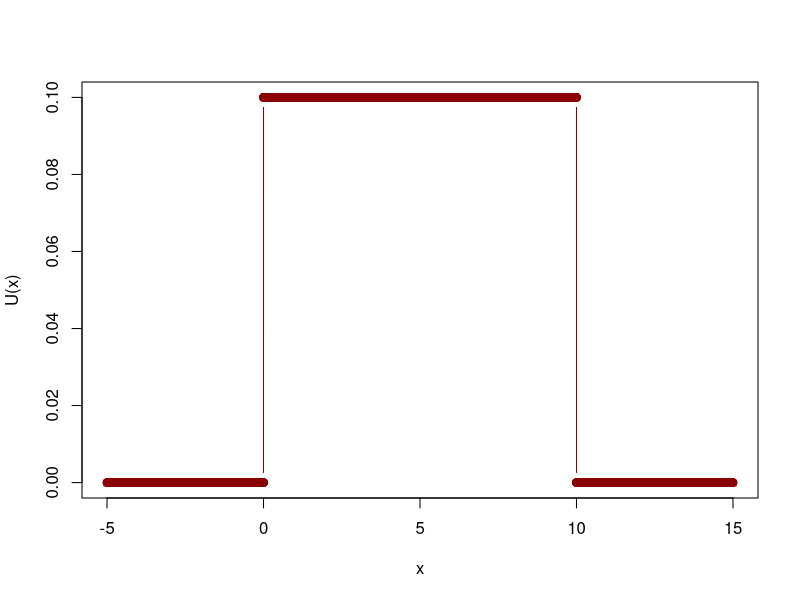
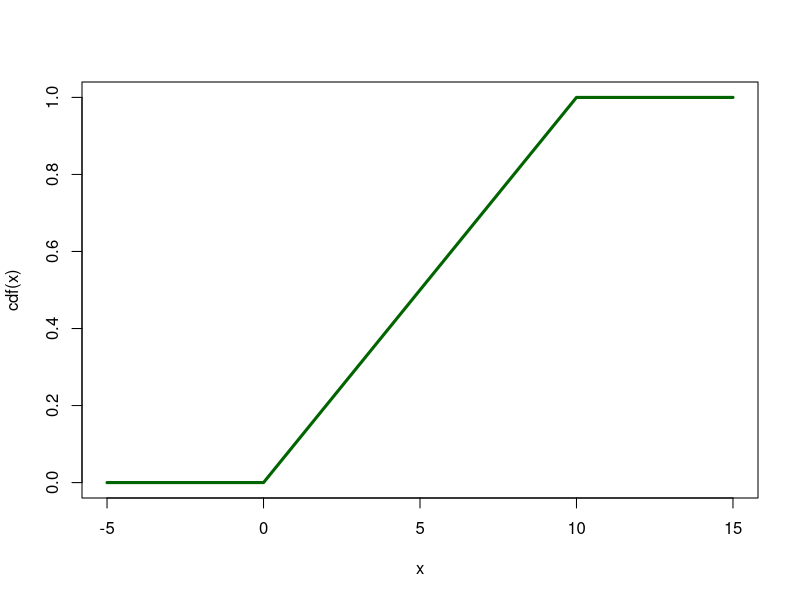
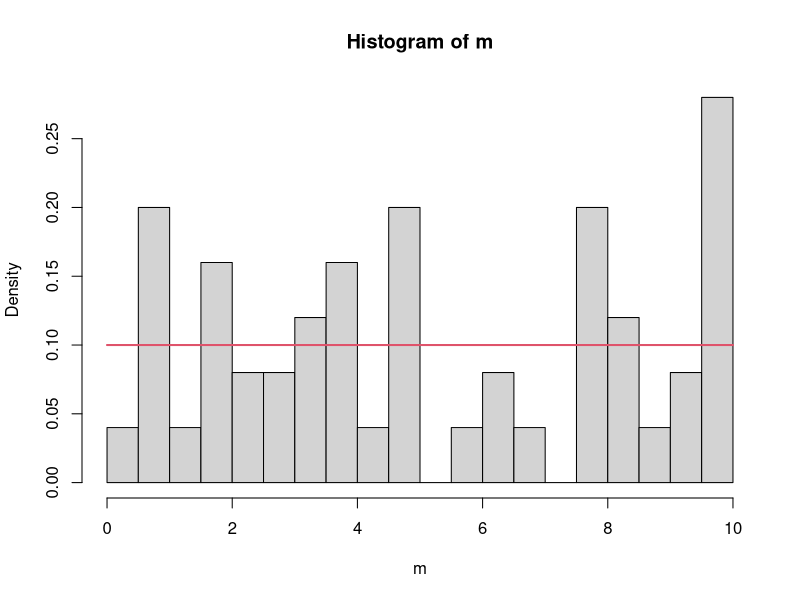
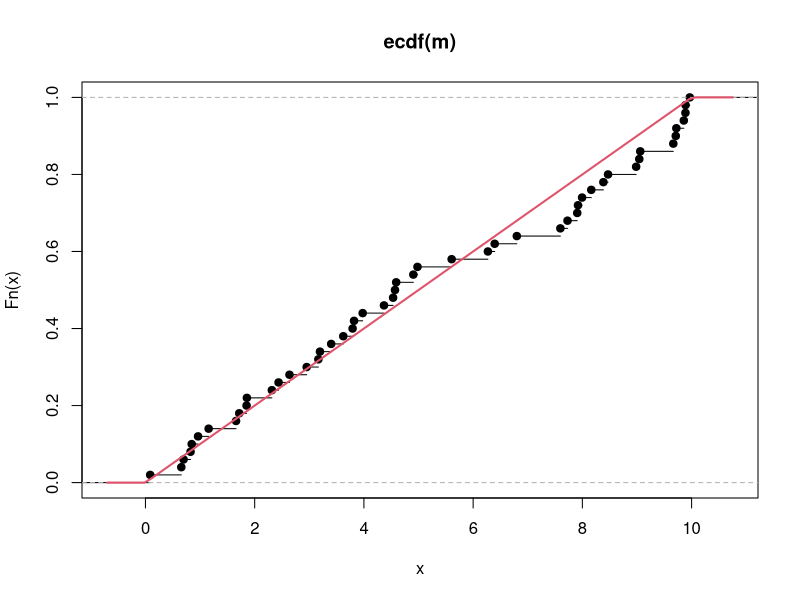
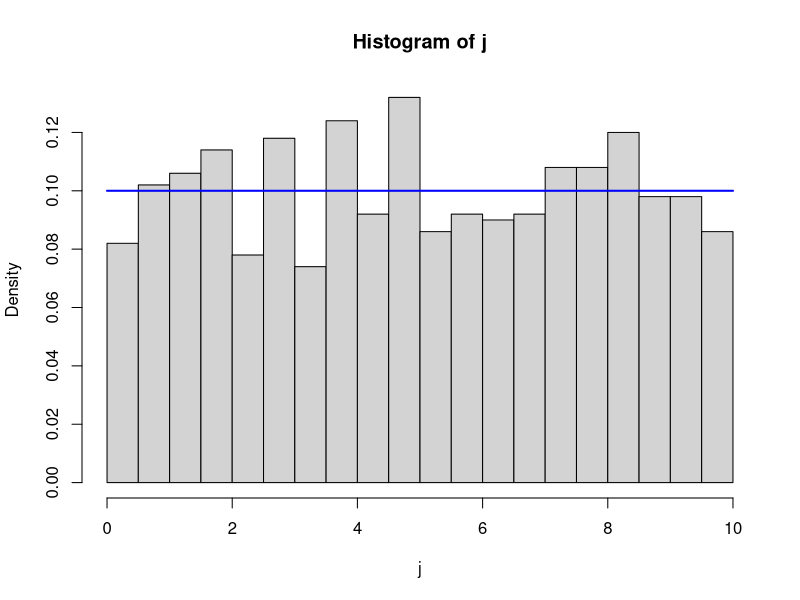
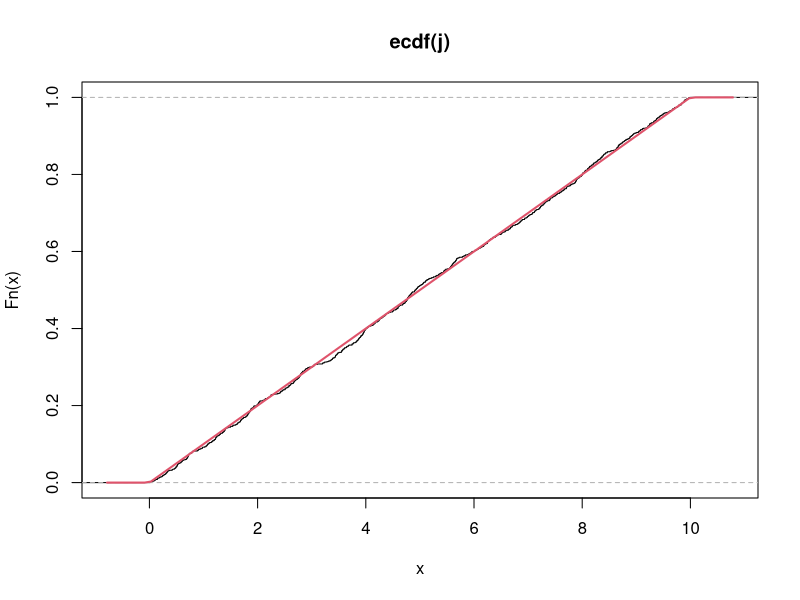

Generate these figures, in order, with R:
# Q (1b)
set.seed(7)
U = function(x){dunif(x,0,10)}
x <- seq(-5,15,0.001)
x
plot(x, U(x), typ = 'b', col = 'dark red')


# Q.1b

cdf = function(x){punif(x,0,10)}
plot(x,cdf(x),type='l', col = 'dark green', lwd = 3)
     

# Q.1c (i)

m = runif(50,0,10)
hist(m, probability = T, breaks = 20)
curve(dunif(x,0,10), col= 2, lwd=2, add=TRUE)

# Q.1c (ii)
plot(ecdf(m))
curve(punif(x,0,10), col= 2, lwd=2, add=TRUE)


# Q.1d 
j = runif(1000,0,10)
hist(j, probability = T, breaks = 15)
curve(dunif(x,0,10), col= 'blue', lwd=2, add=TRUE)

# Q.1d (ii)
plot(ecdf(j))
curve(punif(x,0,10), col= 2, lwd=2, add=TRUE)


